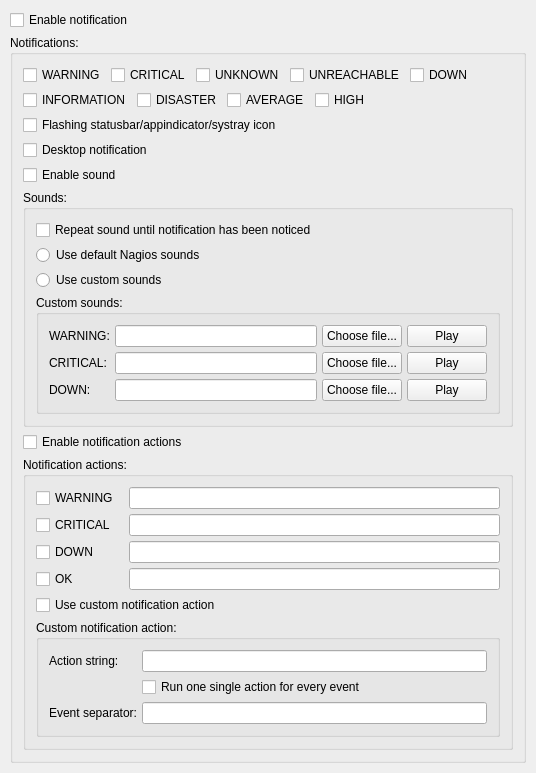
     <widget class="QWidget" name="tab_notifications">
      <property name="sizePolicy">
       <sizepolicy hsizetype="Minimum" vsizetype="Minimum">
        <horstretch>0</horstretch>
        <verstretch>0</verstretch>
       </sizepolicy>
      </property>
      <attribute name="title">
       <string>Notifications</string>
      </attribute>
      <layout class="QVBoxLayout" name="verticalLayout_6">
       <property name="spacing">
        <number>5</number>
       </property>
       <property name="leftMargin">
        <number>10</number>
       </property>
       <property name="topMargin">
        <number>10</number>
       </property>
       <property name="rightMargin">
        <number>10</number>
       </property>
       <property name="bottomMargin">
        <number>10</number>
       </property>
       <item>
        <widget class="QCheckBox" name="input_checkbox_notification">
         <property name="text">
          <string>Enable notification</string>
         </property>
        </widget>
       </item>
       <item>
        <widget class="QGroupBox" name="notification_groupbox">
         <property name="sizePolicy">
          <sizepolicy hsizetype="Minimum" vsizetype="Minimum">
           <horstretch>0</horstretch>
           <verstretch>0</verstretch>
          </sizepolicy>
         </property>
         <property name="title">
          <string>Notifications:</string>
         </property>
         <layout class="QVBoxLayout" name="verticalLayout_7">
          <property name="spacing">
           <number>5</number>
          </property>
          <property name="leftMargin">
           <number>10</number>
          </property>
          <property name="topMargin">
           <number>10</number>
          </property>
          <property name="rightMargin">
           <number>10</number>
          </property>
          <property name="bottomMargin">
           <number>10</number>
          </property>
          <item>
           <layout class="QHBoxLayout" name="horizontalLayout_notifications">
            <property name="spacing">
             <number>5</number>
            </property>
            <property name="leftMargin">
             <number>0</number>
            </property>
            <property name="topMargin">
             <number>0</number>
            </property>
            <property name="rightMargin">
             <number>0</number>
            </property>
            <property name="bottomMargin">
             <number>0</number>
            </property>
            <item>
             <widget class="QCheckBox" name="input_checkbox_notify_if_warning">
              <property name="text">
               <string>WARNING</string>
              </property>
             </widget>
            </item>
            <item>
             <widget class="QCheckBox" name="input_checkbox_notify_if_critical">
              <property name="text">
               <string>CRITICAL</string>
              </property>
             </widget>
            </item>
            <item>
             <widget class="QCheckBox" name="input_checkbox_notify_if_unknown">
              <property name="text">
               <string>UNKNOWN</string>
              </property>
             </widget>
            </item>
            <item>
             <widget class="QCheckBox" name="input_checkbox_notify_if_unreachable">
              <property name="text">
               <string>UNREACHABLE</string>
              </property>
             </widget>
            </item>
            <item>
             <widget class="QCheckBox" name="input_checkbox_notify_if_down">
              <property name="text">
               <string>DOWN</string>
              </property>
             </widget>
            </item>
            <item>
             <spacer name="horizontalSpacer_7">
              <property name="orientation">
               <enum>Qt::Horizontal</enum>
              </property>
              <property name="sizeHint" stdset="0">
               <size>
                <width>40</width>
                <height>20</height>
               </size>
              </property>
             </spacer>
            </item>
           </layout>
          </item>
          <item>
           <layout class="QHBoxLayout" name="horizontalLayout_notifications_zabbix">
            <item>
             <widget class="QCheckBox" name="input_checkbox_notify_if_information">
              <property name="text">
               <string>INFORMATION</string>
              </property>
             </widget>
            </item>
            <item>
             <widget class="QCheckBox" name="input_checkbox_notify_if_disaster">
              <property name="text">
               <string>DISASTER</string>
              </property>
             </widget>
            </item>
            <item>
             <widget class="QCheckBox" name="input_checkbox_notify_if_average">
              <property name="text">
               <string>AVERAGE</string>
              </property>
             </widget>
            </item>
            <item>
             <widget class="QCheckBox" name="input_checkbox_notify_if_high">
              <property name="text">
               <string>HIGH</string>
              </property>
             </widget>
            </item>
            <item>
             <spacer name="horizontalSpacer_5">
              <property name="orientation">
               <enum>Qt::Horizontal</enum>
              </property>
              <property name="sizeHint" stdset="0">
               <size>
                <width>40</width>
                <height>20</height>
               </size>
              </property>
             </spacer>
            </item>
           </layout>
          </item>
          <item>
           <widget class="QCheckBox" name="input_checkbox_notification_flashing">
            <property name="text">
             <string>Flashing statusbar/appindicator/systray icon</string>
            </property>
           </widget>
          </item>
          <item>
           <widget class="QCheckBox" name="input_checkbox_notification_desktop">
            <property name="text">
             <string>Desktop notification</string>
            </property>
           </widget>
          </item>
          <item>
           <widget class="QCheckBox" name="input_checkbox_notification_sound">
            <property name="text">
             <string>Enable sound</string>
            </property>
           </widget>
          </item>
          <item>
           <widget class="QGroupBox" name="notification_sounds_groupbox">
            <property name="sizePolicy">
             <sizepolicy hsizetype="Minimum" vsizetype="Minimum">
              <horstretch>0</horstretch>
              <verstretch>0</verstretch>
             </sizepolicy>
            </property>
            <property name="title">
             <string>Sounds:</string>
            </property>
            <layout class="QGridLayout" name="gridLayout_16">
             <property name="leftMargin">
              <number>10</number>
             </property>
             <property name="topMargin">
              <number>10</number>
             </property>
             <property name="rightMargin">
              <number>10</number>
             </property>
             <property name="bottomMargin">
              <number>10</number>
             </property>
             <property name="spacing">
              <number>5</number>
             </property>
             <item row="3" column="0" colspan="2">
              <widget class="QGroupBox" name="notification_custom_sounds_groupbox">
               <property name="sizePolicy">
                <sizepolicy hsizetype="Minimum" vsizetype="Minimum">
                 <horstretch>0</horstretch>
                 <verstretch>0</verstretch>
                </sizepolicy>
               </property>
               <property name="title">
                <string>Custom sounds:</string>
               </property>
               <layout class="QGridLayout" name="gridLayout_8">
                <property name="leftMargin">
                 <number>10</number>
                </property>
                <property name="topMargin">
                 <number>10</number>
                </property>
                <property name="rightMargin">
                 <number>10</number>
                </property>
                <property name="bottomMargin">
                 <number>10</number>
                </property>
                <property name="spacing">
                 <number>5</number>
                </property>
                <item row="1" column="2">
                 <widget class="QPushButton" name="button_choose_critical">
                  <property name="text">
                   <string>Choose file...</string>
                  </property>
                 </widget>
                </item>
                <item row="0" column="3">
                 <widget class="QPushButton" name="button_play_warning">
                  <property name="text">
                   <string>Play</string>
                  </property>
                 </widget>
                </item>
                <item row="0" column="0">
                 <widget class="QLabel" name="label_notification_sound_options_custom_sounds_warning">
                  <property name="text">
                   <string>WARNING:</string>
                  </property>
                 </widget>
                </item>
                <item row="1" column="0">
                 <widget class="QLabel" name="label_notification_sound_options_custom_sounds_critical">
                  <property name="text">
                   <string>CRITICAL:</string>
                  </property>
                 </widget>
                </item>
                <item row="2" column="2">
                 <widget class="QPushButton" name="button_choose_down">
                  <property name="text">
                   <string>Choose file...</string>
                  </property>
                 </widget>
                </item>
                <item row="0" column="2">
                 <widget class="QPushButton" name="button_choose_warning">
                  <property name="text">
                   <string>Choose file...</string>
                  </property>
                 </widget>
                </item>
                <item row="1" column="3">
                 <widget class="QPushButton" name="button_play_critical">
                  <property name="text">
                   <string>Play</string>
                  </property>
                 </widget>
                </item>
                <item row="2" column="0">
                 <widget class="QLabel" name="label_notification_sound_options_custom_sounds_down">
                  <property name="text">
                   <string>DOWN:</string>
                  </property>
                 </widget>
                </item>
                <item row="2" column="3">
                 <widget class="QPushButton" name="button_play_down">
                  <property name="text">
                   <string>Play</string>
                  </property>
                 </widget>
                </item>
                <item row="0" column="1">
                 <widget class="QLineEdit" name="input_lineedit_notification_custom_sound_warning"/>
                </item>
                <item row="1" column="1">
                 <widget class="QLineEdit" name="input_lineedit_notification_custom_sound_critical"/>
                </item>
                <item row="2" column="1">
                 <widget class="QLineEdit" name="input_lineedit_notification_custom_sound_down"/>
                </item>
               </layout>
              </widget>
             </item>
             <item row="0" column="0" colspan="2">
              <widget class="QCheckBox" name="input_checkbox_notification_sound_repeat">
               <property name="text">
                <string>Repeat sound until notification has been noticed</string>
               </property>
              </widget>
             </item>
             <item row="1" column="0" colspan="2">
              <widget class="QRadioButton" name="input_radiobutton_notification_default_sound">
               <property name="text">
                <string>Use default Nagios sounds</string>
               </property>
              </widget>
             </item>
             <item row="2" column="0" colspan="2">
              <widget class="QRadioButton" name="input_radiobutton_notification_custom_sound">
               <property name="text">
                <string>Use custom sounds</string>
               </property>
              </widget>
             </item>
            </layout>
           </widget>
          </item>
          <item>
           <widget class="QCheckBox" name="input_checkbox_notification_actions">
            <property name="text">
             <string>Enable notification actions</string>
            </property>
           </widget>
          </item>
          <item>
           <widget class="QGroupBox" name="notification_actions_groupbox">
            <property name="sizePolicy">
             <sizepolicy hsizetype="Minimum" vsizetype="Minimum">
              <horstretch>0</horstretch>
              <verstretch>0</verstretch>
             </sizepolicy>
            </property>
            <property name="title">
             <string>Notification actions:</string>
            </property>
            <layout class="QGridLayout" name="gridLayout_11">
             <property name="leftMargin">
              <number>10</number>
             </property>
             <property name="topMargin">
              <number>10</number>
             </property>
             <property name="rightMargin">
              <number>10</number>
             </property>
             <property name="bottomMargin">
              <number>10</number>
             </property>
             <property name="spacing">
              <number>5</number>
             </property>
             <item row="3" column="2">
              <widget class="QLineEdit" name="input_lineedit_notification_action_ok_string">
               <property name="toolTip">
                <string>Just one single command to be executed like starting some blinking light etc.</string>
               </property>
              </widget>
             </item>
             <item row="1" column="0">
              <widget class="QCheckBox" name="input_checkbox_notification_action_critical">
               <property name="text">
                <string>CRITICAL</string>
               </property>
              </widget>
             </item>
             <item row="2" column="0">
              <widget class="QCheckBox" name="input_checkbox_notification_action_down">
               <property name="text">
                <string>DOWN</string>
               </property>
              </widget>
             </item>
             <item row="3" column="0">
              <widget class="QCheckBox" name="input_checkbox_notification_action_ok">
               <property name="text">
                <string>OK</string>
               </property>
              </widget>
             </item>
             <item row="0" column="0">
              <widget class="QCheckBox" name="input_checkbox_notification_action_warning">
               <property name="text">
                <string>WARNING</string>
               </property>
              </widget>
             </item>
             <item row="2" column="2">
              <widget class="QLineEdit" name="input_lineedit_notification_action_down_string">
               <property name="toolTip">
                <string>Just one single command to be executed like starting some blinking light etc.</string>
               </property>
              </widget>
             </item>
             <item row="4" column="0" colspan="3">
              <widget class="QCheckBox" name="input_checkbox_notification_custom_action">
               <property name="text">
                <string>Use custom notification action</string>
               </property>
              </widget>
             </item>
             <item row="6" column="0" colspan="3">
              <widget class="QGroupBox" name="notification_custom_action_groupbox">
               <property name="sizePolicy">
                <sizepolicy hsizetype="Minimum" vsizetype="Minimum">
                 <horstretch>0</horstretch>
                 <verstretch>0</verstretch>
                </sizepolicy>
               </property>
               <property name="title">
                <string>Custom notification action:</string>
               </property>
               <layout class="QGridLayout" name="gridLayout_7">
                <property name="leftMargin">
                 <number>10</number>
                </property>
                <property name="topMargin">
                 <number>10</number>
                </property>
                <property name="rightMargin">
                 <number>10</number>
                </property>
                <property name="bottomMargin">
                 <number>10</number>
                </property>
                <property name="spacing">
                 <number>5</number>
                </property>
                <item row="1" column="0">
                 <widget class="QLabel" name="label_notification_custom_action_string">
                  <property name="text">
                   <string>Action string:</string>
                  </property>
                 </widget>
                </item>
                <item row="4" column="0">
                 <widget class="QLabel" name="label_notification_custom_action_separator">
                  <property name="text">
                   <string>Event separator:</string>
                  </property>
                 </widget>
                </item>
                <item row="4" column="3">
                 <widget class="QLineEdit" name="input_lineedit_notification_custom_action_separator">
                  <property name="toolTip">
                   <string>Arbitrarily choosen string or character to separate events in $EVENTS$.</string>
                  </property>
                 </widget>
                </item>
                <item row="2" column="3">
                 <widget class="QCheckBox" name="input_checkbox_notification_custom_action_single">
                  <property name="text">
                   <string>Run one single action for every event</string>
                  </property>
                 </widget>
                </item>
                <item row="1" column="3">
                 <widget class="QLineEdit" name="input_lineedit_notification_custom_action_string">
                  <property name="toolTip">
                   <string>&lt;html&gt;&lt;head/&gt;&lt;body&gt;&lt;p&gt;Available variables for action strings are $EVENTS$ for all events concatenated by the event separator or $EVENT$ if single actions are choosen.&lt;/p&gt;&lt;p&gt;To get all information into executable the variable should be quoted like '$EVENT$'.&lt;/p&gt;&lt;/body&gt;&lt;/html&gt;</string>
                  </property>
                 </widget>
                </item>
               </layout>
              </widget>
             </item>
             <item row="1" column="2">
              <widget class="QLineEdit" name="input_lineedit_notification_action_critical_string">
               <property name="toolTip">
                <string>Just one single command to be executed like starting some blinking light etc.</string>
               </property>
              </widget>
             </item>
             <item row="0" column="2">
              <widget class="QLineEdit" name="input_lineedit_notification_action_warning_string">
               <property name="toolTip">
                <string>Just one single command to be executed like starting some blinking light etc.</string>
               </property>
              </widget>
             </item>
            </layout>
           </widget>
          </item>
         </layout>
        </widget>
       </item>
       <item>
        <spacer name="verticalSpacer_9">
         <property name="orientation">
          <enum>Qt::Vertical</enum>
         </property>
         <property name="sizeHint" stdset="0">
          <size>
           <width>0</width>
           <height>0</height>
          </size>
         </property>
        </spacer>
       </item>
      </layout>
     </widget>
